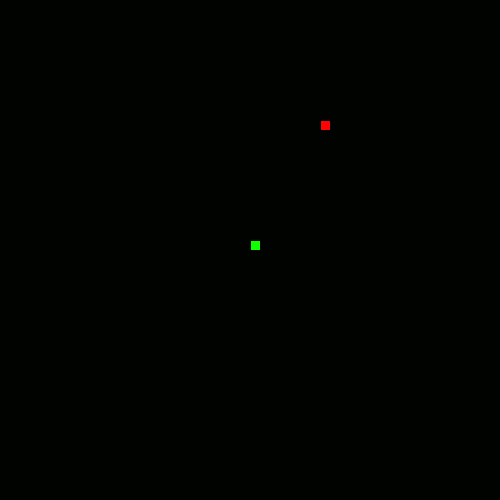
Frame 1 (no input)
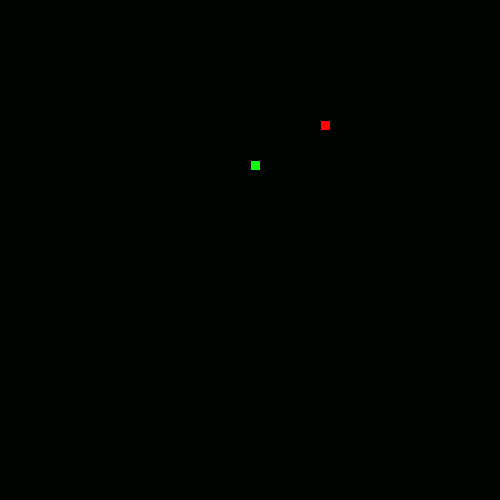
Frame 60 (the mouse pressed at the canvas centre just before this capture)
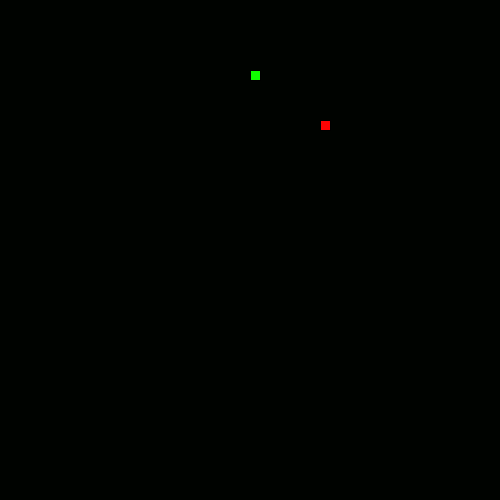
Frame 120 (the mouse held since frame 60 and released just before this capture)

The Processing sketch that drew these frames (run headless with seeded random() and noise(); from frame 60 on, the mouse is pressed at the canvas centre):

// Processing sketch: LeagueSnake
// ── LeagueSnake.pde
//*
// ***** SEGMENT CLASS *****
// This class will be used to represent each part of the moving snake.
//*

class Segment {

//Add x and y member variables. They will hold the corner location of each segment of the snake.
  int x;
  int y;

// Add a constructor with parameters to initialize each variable.
     public Segment(int x, int y) {
    
     this.x = x;
     this.y = y;
     
     }



}


//*
// ***** GAME VARIABLES *****
// All the game variables that will be shared by the game methods are here
//*
Segment head;
int foodX;
int foodY;
int direction = UP;
int foodEaten = 0;
ArrayList<Segment> tail = new ArrayList<Segment>();


//*
// ***** SETUP METHODS *****
// These methods are called at the start of the game.
//*

void setup() {
  size(500, 500);
  head = new Segment(250, 250);
  frameRate(20);
  dropFood();
}

void dropFood() {
  //Set the food in a new random location
  foodX = ((int)random(50)*10);
  foodY = ((int)random(50)*10);
    
}



//*
// ***** DRAW METHODS *****
// These methods are used to draw the snake and its food 
//*

void draw() {
  background(#000300);
  drawFood();
  move();
  drawSnake();
  eat();
  
}

void drawFood() {
  //Draw the food
  fill(#FF0303);
  rect(foodX, foodY, 10, 10);
  
}

void drawSnake() {
  //Draw the head of the snake followed by its tail
  fill(#10FF00);
  rect(head.x, head.y, 10, 10);
  manageTail();
}


//*
// ***** TAIL MANAGEMENT METHODS *****
// These methods make sure the tail is the correct length.
//*

void drawTail() {
  //Draw each segment of the tail 
  for (Segment segment : tail) {
    rect(segment.x, segment.y, 10, 10);
  }
}

void manageTail() {
  //After drawing the tail, add a new segment at the "start" of the tail and remove the one at the "end" 
  //This produces the illusion of the snake tail moving.
  checkTailCollision();
  drawTail();
  tail.add(new Segment(head.x, head.y));
  tail.remove(0);
}

void checkTailCollision() {
  //If the snake crosses its own tail, shrink the tail back to one segment
  for (Segment segment: tail) {
    if (head.x == segment.x && head.y == segment.y) {
      foodEaten = 1;
      tail = new ArrayList<Segment>();
      tail.add(new Segment(head.x, head.y));
      tail.remove(0);
    }
  }
}



//*
// ***** CONTROL METHODS *****
// These methods are used to change what is happening to the snake
//*

void keyPressed() {
  //Set the direction of the snake according to the arrow keys pressed
  if (key == CODED) {
    if (keyCode == UP) {
      direction = UP;
    }
    if (keyCode == DOWN) {
      direction = DOWN;
    }
    if (keyCode == LEFT) {
      direction = LEFT;
    }
    if (keyCode == RIGHT) {
      direction = RIGHT;
    }
  }
}

void move() {
  //Change the location of the Snake head based on the direction it is moving.
  
   
  switch(direction) {
  case UP:
    head.y -=10; 
    break;
  case DOWN:
    // move head down here 
    head.y +=10;
    break;
  case LEFT:
   // figure it out
     head.x -=10;
    break;
  case RIGHT:
    // mystery code goes here
    head.x +=10;
    break;
  }
  checkBoundaries();

  
}

void checkBoundaries() {
 //If the snake leaves the frame, make it reappear on the other side
 if (head.y > 500) {
 head.y = 0;  
 }
 if (head.y < 0) {
 head.y = 500;
 }
 if (head.x > 500) {
 head.x = 0;
 }
 if (head.x < 0) {
 head.x = 500;
 }
}



void eat() {
  //When the snake eats the food, its tail should grow and more food appear
  if (head.x == foodX && head.y == foodY) {
    foodEaten++;
    dropFood();
    tail.add(new Segment(head.x, head.y));
  }
}
